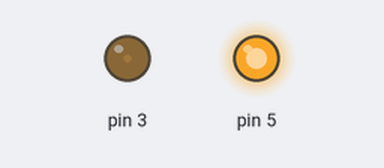
The sketch below on a simulated Arduino Uno, built with avr-gcc and run on an emulated ATmega328P. Parts: output pins drawn as LEDs (lit = HIGH).

Above: at 0.15 s.
At 10.97 s:
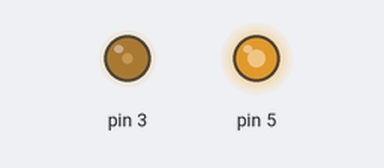
At 18.48 s:
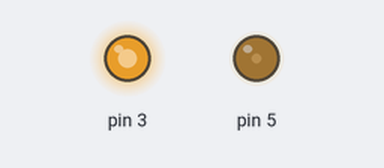
At 39.82 s:
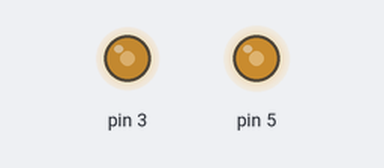
Timing chart, 0 to 40.0 s (numbered marks = the images above):
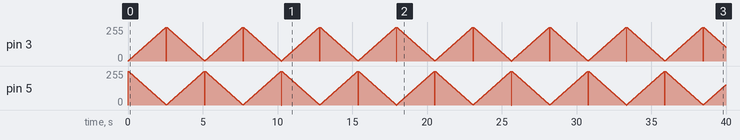

The sketch:

lab3.ino
```cpp
 void setup() {
  // put your setup code here, to run once:
  pinMode(3,OUTPUT);
  pinMode(5,OUTPUT);

}

void loop() {
  // put your main code here, to run repeatedly:
  for(int i=0; i<256; i++)
  {
    analogWrite(3,i);
    analogWrite(5,256-i);
    delay(10);
  }

  for(int i=0; i<256; i++)
  {
    analogWrite(5,i);
    analogWrite(3,256-i);
    delay(10);
  }
}
```
